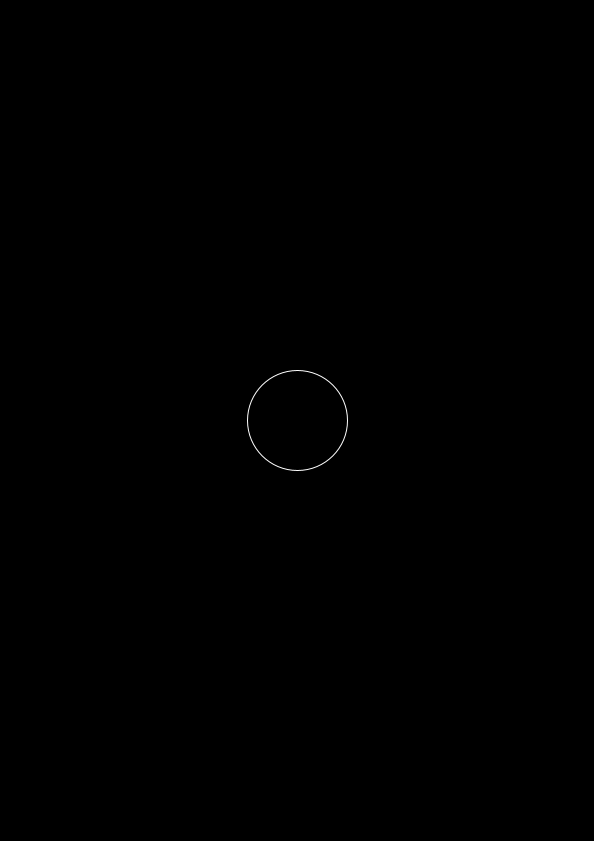
Frame 1 (no input)
Frame 60 (the mouse pressed at the canvas centre just before this capture): identical to frame 1, image omitted
Frame 120 (the mouse held since frame 60 and released just before this capture): identical to frame 1, image omitted

The Processing sketch that drew this single still picture (run headless with seeded random() and noise(); from frame 60 on, the mouse is pressed at the canvas centre):

// Processing sketch: example_171010a
// ── example_171010a.pde
// Let's start simple.

void setup() {
  size(594, 841);
}

void draw() {
  background(0);
  
  stroke(255);
  noFill();
  ellipse(width / 2, height / 2, 100, 100);
}
